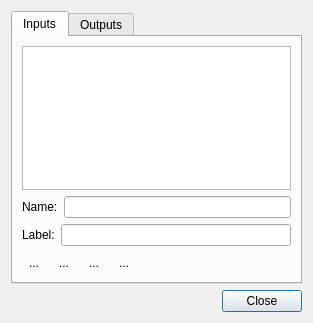
<?xml version="1.0" encoding="UTF-8"?>
<ui version="4.0">
 <class>SceneScriptDialog</class>
 <widget class="QDialog" name="SceneScriptDialog">
  <property name="geometry">
   <rect>
    <x>0</x>
    <y>0</y>
    <width>313</width>
    <height>323</height>
   </rect>
  </property>
  <property name="windowTitle">
   <string>Scene Script</string>
  </property>
  <layout class="QGridLayout" name="gridLayout_2">
   <item row="0" column="0">
    <widget class="QTabWidget" name="tabWidget">
     <property name="currentIndex">
      <number>0</number>
     </property>
     <widget class="QWidget" name="tab">
      <attribute name="title">
       <string>Inputs</string>
      </attribute>
      <layout class="QGridLayout" name="gridLayout">
       <item row="0" column="0">
        <widget class="QListWidget" name="inputsList"/>
       </item>
       <item row="1" column="0">
        <layout class="QHBoxLayout" name="horizontalLayout_2">
         <item>
          <widget class="QLabel" name="label">
           <property name="text">
            <string>Name:</string>
           </property>
          </widget>
         </item>
         <item>
          <widget class="QLineEdit" name="inputName"/>
         </item>
        </layout>
       </item>
       <item row="3" column="0">
        <layout class="QHBoxLayout" name="horizontalLayout">
         <item>
          <widget class="QToolButton" name="addInput">
           <property name="toolTip">
            <string>Add an input</string>
           </property>
           <property name="text">
            <string>...</string>
           </property>
           <property name="icon">
            <iconset resource="editor.qrc">
             <normaloff>:/images/22x22/add.png</normaloff>:/images/22x22/add.png</iconset>
           </property>
           <property name="autoRaise">
            <bool>true</bool>
           </property>
          </widget>
         </item>
         <item>
          <widget class="QToolButton" name="moveInputUp">
           <property name="toolTip">
            <string>Move selected input up</string>
           </property>
           <property name="text">
            <string>...</string>
           </property>
           <property name="icon">
            <iconset resource="editor.qrc">
             <normaloff>:/images/16x16/go-up.png</normaloff>:/images/16x16/go-up.png</iconset>
           </property>
           <property name="autoRaise">
            <bool>true</bool>
           </property>
          </widget>
         </item>
         <item>
          <widget class="QToolButton" name="moveInputDown">
           <property name="toolTip">
            <string>Move selected input down</string>
           </property>
           <property name="text">
            <string>...</string>
           </property>
           <property name="icon">
            <iconset resource="editor.qrc">
             <normaloff>:/images/16x16/go-down.png</normaloff>:/images/16x16/go-down.png</iconset>
           </property>
           <property name="autoRaise">
            <bool>true</bool>
           </property>
          </widget>
         </item>
         <item>
          <widget class="QToolButton" name="removeInput">
           <property name="toolTip">
            <string>Remove selected input</string>
           </property>
           <property name="text">
            <string>...</string>
           </property>
           <property name="icon">
            <iconset resource="editor.qrc">
             <normaloff>:/images/16x16/edit-delete.png</normaloff>:/images/16x16/edit-delete.png</iconset>
           </property>
           <property name="autoRaise">
            <bool>true</bool>
           </property>
          </widget>
         </item>
         <item>
          <spacer name="horizontalSpacer">
           <property name="orientation">
            <enum>Qt::Horizontal</enum>
           </property>
           <property name="sizeHint" stdset="0">
            <size>
             <width>40</width>
             <height>20</height>
            </size>
           </property>
          </spacer>
         </item>
        </layout>
       </item>
       <item row="2" column="0">
        <layout class="QHBoxLayout" name="horizontalLayout_5">
         <item>
          <widget class="QLabel" name="label_3">
           <property name="text">
            <string>Label:</string>
           </property>
          </widget>
         </item>
         <item>
          <widget class="QLineEdit" name="inputLabel"/>
         </item>
        </layout>
       </item>
      </layout>
     </widget>
     <widget class="QWidget" name="tab_2">
      <attribute name="title">
       <string>Outputs</string>
      </attribute>
      <layout class="QGridLayout" name="gridLayout_3">
       <item row="0" column="0">
        <widget class="QListWidget" name="outputsList"/>
       </item>
       <item row="3" column="0">
        <layout class="QHBoxLayout" name="horizontalLayout_4">
         <item>
          <widget class="QToolButton" name="addOutput">
           <property name="toolTip">
            <string>Add an output</string>
           </property>
           <property name="text">
            <string>...</string>
           </property>
           <property name="icon">
            <iconset resource="editor.qrc">
             <normaloff>:/images/22x22/add.png</normaloff>:/images/22x22/add.png</iconset>
           </property>
           <property name="autoRaise">
            <bool>true</bool>
           </property>
          </widget>
         </item>
         <item>
          <widget class="QToolButton" name="moveOutputUp">
           <property name="toolTip">
            <string>Move selected output up</string>
           </property>
           <property name="text">
            <string>...</string>
           </property>
           <property name="icon">
            <iconset resource="editor.qrc">
             <normaloff>:/images/16x16/go-up.png</normaloff>:/images/16x16/go-up.png</iconset>
           </property>
           <property name="autoRaise">
            <bool>true</bool>
           </property>
          </widget>
         </item>
         <item>
          <widget class="QToolButton" name="moveOutputDown">
           <property name="toolTip">
            <string>Move selected output down</string>
           </property>
           <property name="text">
            <string>...</string>
           </property>
           <property name="icon">
            <iconset resource="editor.qrc">
             <normaloff>:/images/16x16/go-down.png</normaloff>:/images/16x16/go-down.png</iconset>
           </property>
           <property name="autoRaise">
            <bool>true</bool>
           </property>
          </widget>
         </item>
         <item>
          <widget class="QToolButton" name="removeOutput">
           <property name="toolTip">
            <string>Remove selected output</string>
           </property>
           <property name="text">
            <string>...</string>
           </property>
           <property name="icon">
            <iconset resource="editor.qrc">
             <normaloff>:/images/16x16/edit-delete.png</normaloff>:/images/16x16/edit-delete.png</iconset>
           </property>
           <property name="autoRaise">
            <bool>true</bool>
           </property>
          </widget>
         </item>
         <item>
          <spacer name="horizontalSpacer_2">
           <property name="orientation">
            <enum>Qt::Horizontal</enum>
           </property>
           <property name="sizeHint" stdset="0">
            <size>
             <width>40</width>
             <height>20</height>
            </size>
           </property>
          </spacer>
         </item>
        </layout>
       </item>
       <item row="1" column="0">
        <layout class="QHBoxLayout" name="horizontalLayout_3">
         <item>
          <widget class="QLabel" name="label_2">
           <property name="text">
            <string>Name:</string>
           </property>
          </widget>
         </item>
         <item>
          <widget class="QLineEdit" name="outputName"/>
         </item>
        </layout>
       </item>
       <item row="2" column="0">
        <layout class="QHBoxLayout" name="horizontalLayout_6">
         <item>
          <widget class="QLabel" name="label_4">
           <property name="text">
            <string>Label:</string>
           </property>
          </widget>
         </item>
         <item>
          <widget class="QLineEdit" name="outputLabel"/>
         </item>
        </layout>
       </item>
      </layout>
     </widget>
    </widget>
   </item>
   <item row="1" column="0">
    <layout class="QHBoxLayout" name="buttonsLayout">
     <item>
      <widget class="QDialogButtonBox" name="buttonBox">
       <property name="orientation">
        <enum>Qt::Horizontal</enum>
       </property>
       <property name="standardButtons">
        <set>QDialogButtonBox::Close</set>
       </property>
      </widget>
     </item>
    </layout>
   </item>
  </layout>
 </widget>
 <resources>
  <include location="editor.qrc"/>
 </resources>
 <connections>
  <connection>
   <sender>buttonBox</sender>
   <signal>accepted()</signal>
   <receiver>SceneScriptDialog</receiver>
   <slot>accept()</slot>
   <hints>
    <hint type="sourcelabel">
     <x>248</x>
     <y>254</y>
    </hint>
    <hint type="destinationlabel">
     <x>157</x>
     <y>274</y>
    </hint>
   </hints>
  </connection>
  <connection>
   <sender>buttonBox</sender>
   <signal>rejected()</signal>
   <receiver>SceneScriptDialog</receiver>
   <slot>reject()</slot>
   <hints>
    <hint type="sourcelabel">
     <x>316</x>
     <y>260</y>
    </hint>
    <hint type="destinationlabel">
     <x>286</x>
     <y>274</y>
    </hint>
   </hints>
  </connection>
 </connections>
</ui>
